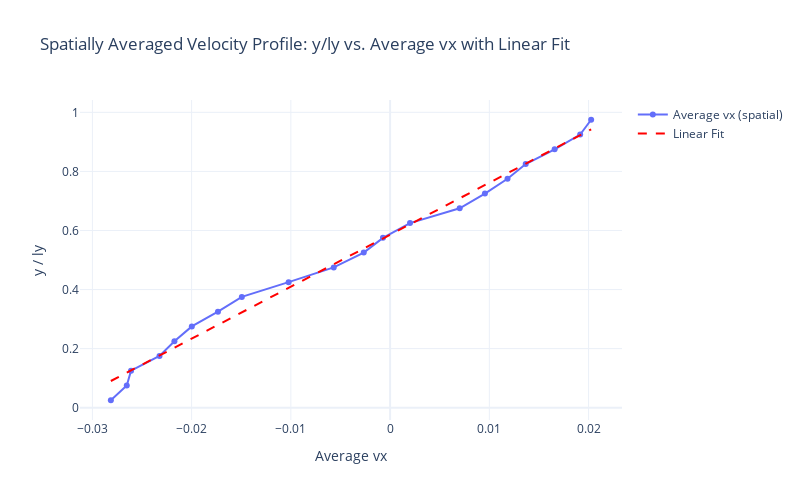

The notebook cell saved with this chart:
### Code cell
import numpy as np
import plotly.graph_objects as go

# Get all unique chunk indices (assume all timesteps have the same chunking)
first_timestep = next(iter(chunk_data))
num_chunks = len(chunk_data[first_timestep]['chunk'])
chunk_indices = np.array(chunk_data[first_timestep]['chunk'])
coords = np.array(chunk_data[first_timestep]['coord1'])

# Stack vx for each chunk across all timesteps
vx_matrix = []
for t in chunk_data:
    vx_matrix.append(chunk_data[t]['vx'])
vx_matrix = np.array(vx_matrix)  # shape: (num_timesteps, num_chunks)

# Average vx for each chunk over all timesteps
avg_vx_per_chunk = np.mean(vx_matrix, axis=0)

# Fit a linear model: coords (y) vs avg_vx_per_chunk (x)
coeffs = np.polyfit(avg_vx_per_chunk, coords, 1)  # coeffs[0]: slope, coeffs[1]: intercept
fit_x = np.linspace(np.min(avg_vx_per_chunk), np.max(avg_vx_per_chunk), 100)
fit_y = coeffs[0] * fit_x + coeffs[1]

fig = go.Figure()
fig.add_trace(go.Scatter(
    x=avg_vx_per_chunk,
    y=coords,
    mode='lines+markers',
    name='Average vx (spatial)'
))
fig.add_trace(go.Scatter(
    x=fit_x,
    y=fit_y,
    mode='lines',
    name='Linear Fit',
    line=dict(dash='dash', color='red')
))
fig.update_layout(
    title='Spatially Averaged Velocity Profile: y/ly vs. Average vx with Linear Fit',
    yaxis_title='y / ly',
    xaxis_title='Average vx',
    template='plotly_white',
    width=800,
    height=500
)
fig.show()

print(f"Fit equation: y/ly = {coeffs[0]:.4f} * vx + {coeffs[1]:.4f}")

# Calculate and display goodness of fit (R-squared) for the linear fit
fit_y_actual = coeffs[0] * avg_vx_per_chunk + coeffs[1]
ss_res = np.sum((coords - fit_y_actual) ** 2)
ss_tot = np.sum((coords - np.mean(coords)) ** 2)
r_squared = 1 - (ss_res / ss_tot)
print(f"R-squared (goodness of fit): {r_squared:.4f}")

### Figure 1 — Plotly figure (JSON) as saved in the notebook; plotly's stock layout.template omitted (floating-point values rounded to 4 significant figures)
{"data": [{"mode": "lines+markers", "name": "Average vx (spatial)", "type": "scatter", "x": [-0.02814, -0.02654, -0.0261, -0.02324, -0.02173, -0.01998, -0.01735, -0.01494, -0.01023, -0.005681, -0.002656, -0.0007194, 0.002006, 0.007011, 0.009554, 0.01183, 0.01366, 0.01658, 0.01915, 0.02026], "y": [0.025, 0.075, 0.125, 0.175, 0.225, 0.275, 0.325, 0.375, 0.425, 0.475, 0.525, 0.575, 0.625, 0.675, 0.725, 0.775, 0.825, 0.875, 0.925, 0.975]}, {"line": {"color": "red", "dash": "dash"}, "mode": "lines", "name": "Linear Fit", "type": "scatter", "x": [-0.02814, -0.02765, -0.02716, -0.02667, -0.02618, -0.02569, -0.02521, -0.02472, -0.02423, -0.02374, -0.02325, -0.02276, -0.02227, -0.02178, -0.0213, -0.02081, -0.02032, -0.01983, -0.01934, -0.01885, -0.01836, -0.01787, -0.01738, -0.0169, -0.01641, -0.01592, -0.01543, -0.01494, -0.01445, -0.01396, -0.01347, -0.01298, -0.0125, -0.01201, -0.01152, -0.01103, -0.01054, -0.01005, -0.009562, -0.009073, -0.008585, -0.008096, -0.007607, -0.007118, -0.006629, -0.00614, -0.005651, -0.005162, -0.004674, -0.004185, -0.003696, -0.003207, -0.002718, -0.002229, -0.00174, -0.001252, -0.0007626, -0.0002738, 0.0002151, 0.000704, 0.001193, 0.001682, 0.002171, 0.002659, 0.003148, 0.003637, 0.004126, 0.004615, 0.005104, 0.005593, 0.006082, 0.00657, 0.007059, 0.007548, 0.008037, 0.008526, 0.009015, 0.009504, 0.009992, 0.01048, 0.01097, 0.01146, 0.01195, 0.01244, 0.01293, 0.01341, 0.0139, 0.01439, 0.01488, 0.01537, 0.01586, 0.01635, 0.01684, 0.01733, 0.01781, 0.0183, 0.01879, 0.01928, 0.01977, 0.02026], "y": [0.09019, 0.0988, 0.1074, 0.116, 0.1246, 0.1332, 0.1418, 0.1504, 0.159, 0.1677, 0.1763, 0.1849, 0.1935, 0.2021, 0.2107, 0.2193, 0.2279, 0.2365, 0.2451, 0.2537, 0.2623, 0.2709, 0.2795, 0.2881, 0.2968, 0.3054, 0.314, 0.3226, 0.3312, 0.3398, 0.3484, 0.357, 0.3656, 0.3742, 0.3828, 0.3914, 0.4, 0.4086, 0.4173, 0.4259, 0.4345, 0.4431, 0.4517, 0.4603, 0.4689, 0.4775, 0.4861, 0.4947, 0.5033, 0.5119, 0.5205, 0.5291, 0.5378, 0.5464, 0.555, 0.5636, 0.5722, 0.5808, 0.5894, 0.598, 0.6066, 0.6152, 0.6238, 0.6324, 0.641, 0.6496, 0.6582, 0.6669, 0.6755, 0.6841, 0.6927, 0.7013, 0.7099, 0.7185, 0.7271, 0.7357, 0.7443, 0.7529, 0.7615, 0.7701, 0.7787, 0.7874, 0.796, 0.8046, 0.8132, 0.8218, 0.8304, 0.839, 0.8476, 0.8562, 0.8648, 0.8734, 0.882, 0.8906, 0.8992, 0.9079, 0.9165, 0.9251, 0.9337, 0.9423]}], "layout": {"height": 500, "title": {"text": "Spatially Averaged Velocity Profile: y/ly vs. Average vx with Linear Fit"}, "width": 800, "xaxis": {"title": {"text": "Average vx"}}, "yaxis": {"title": {"text": "y / ly"}}}}
